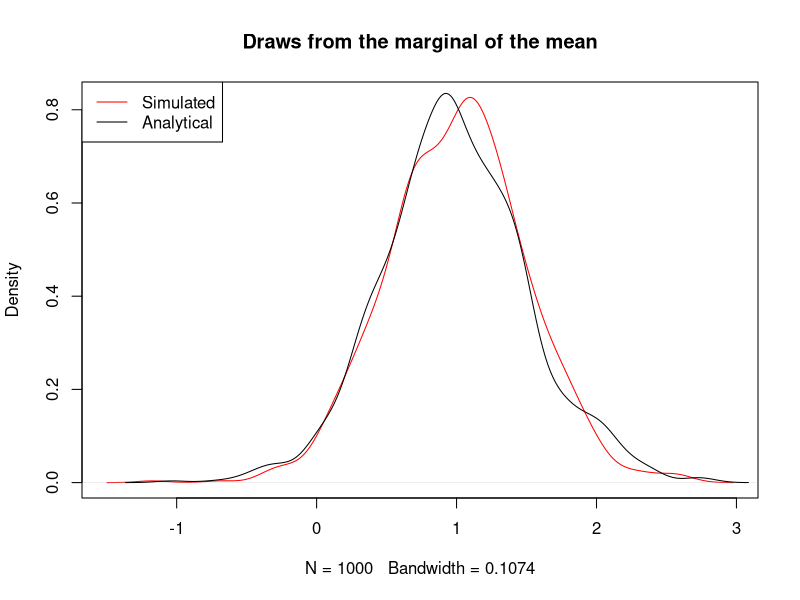
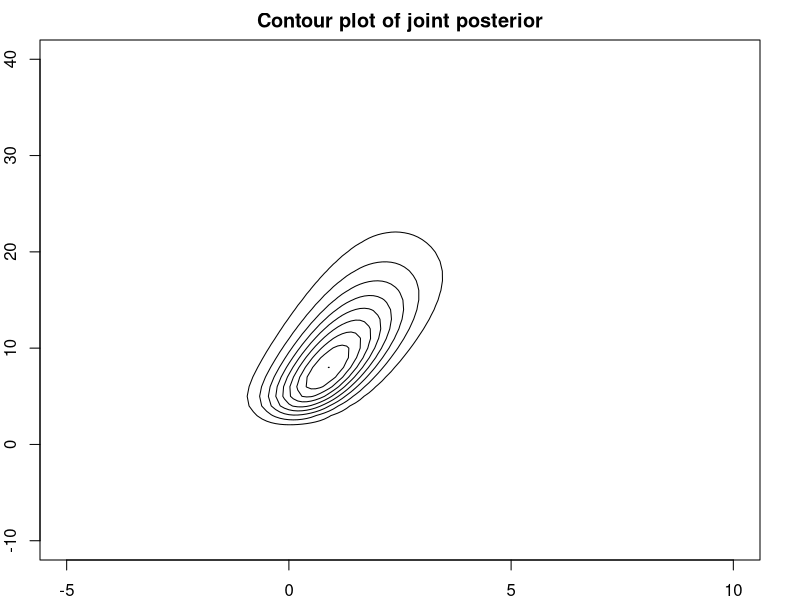
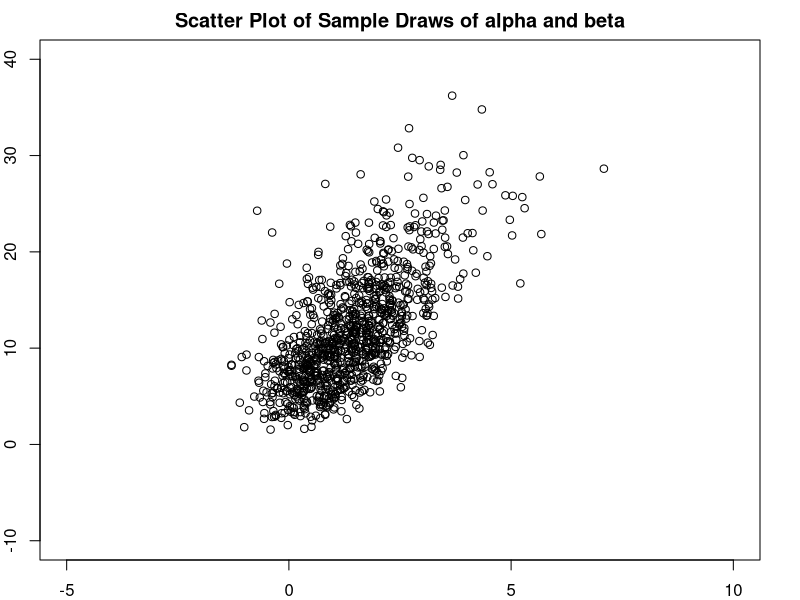
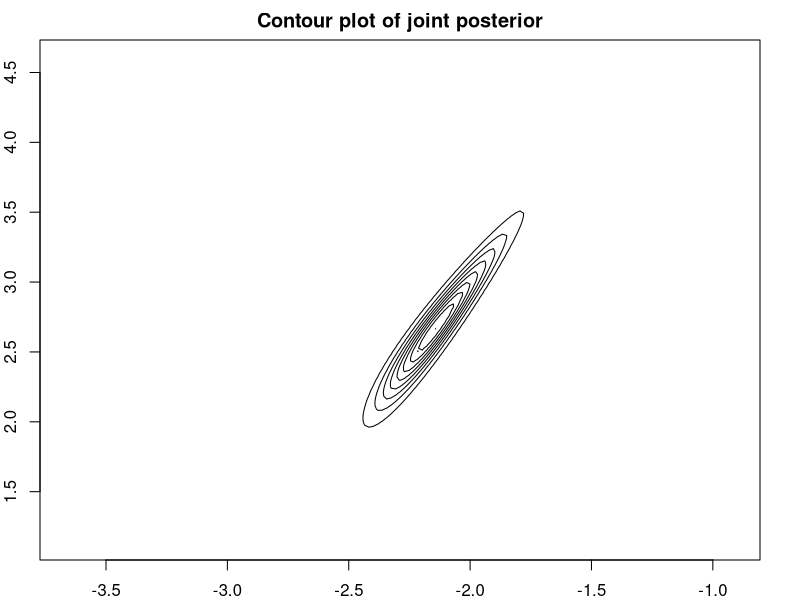
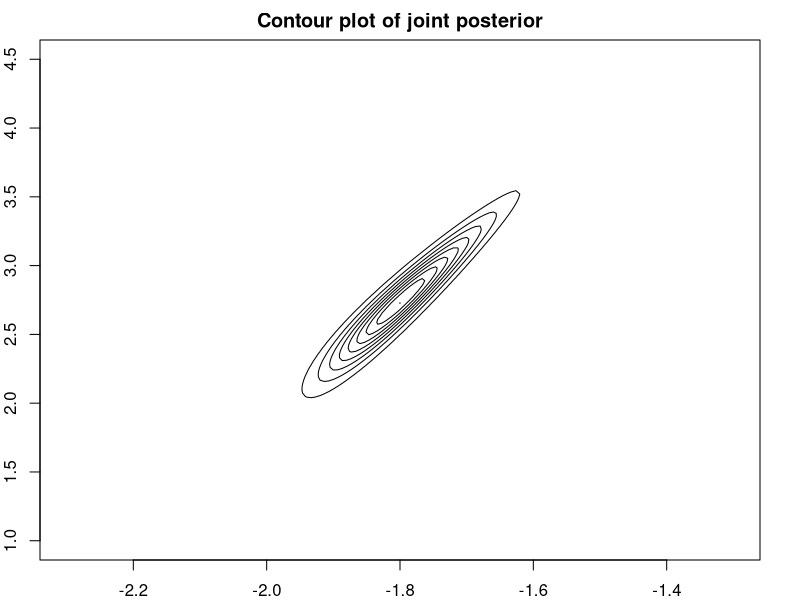
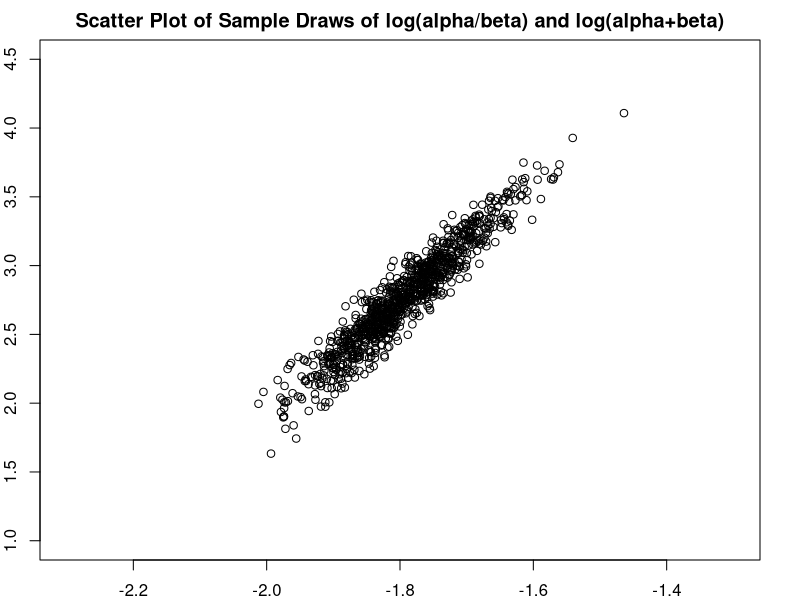
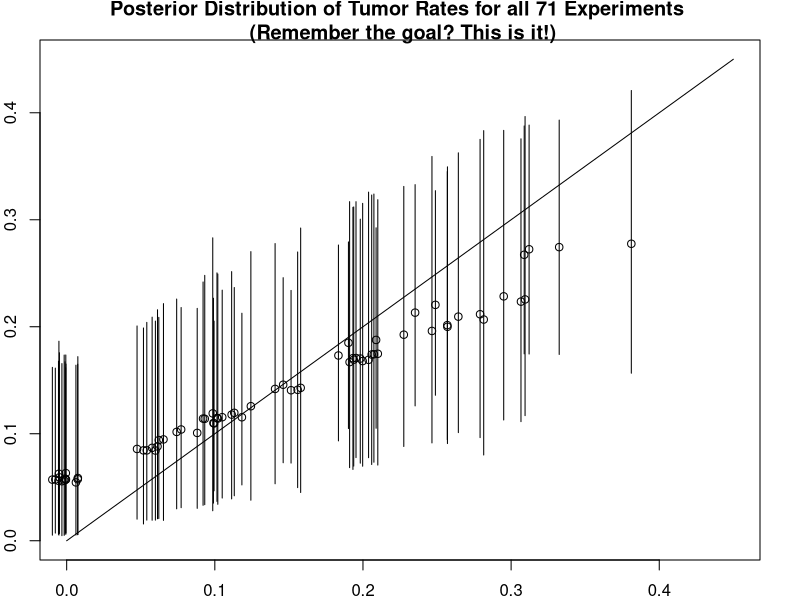
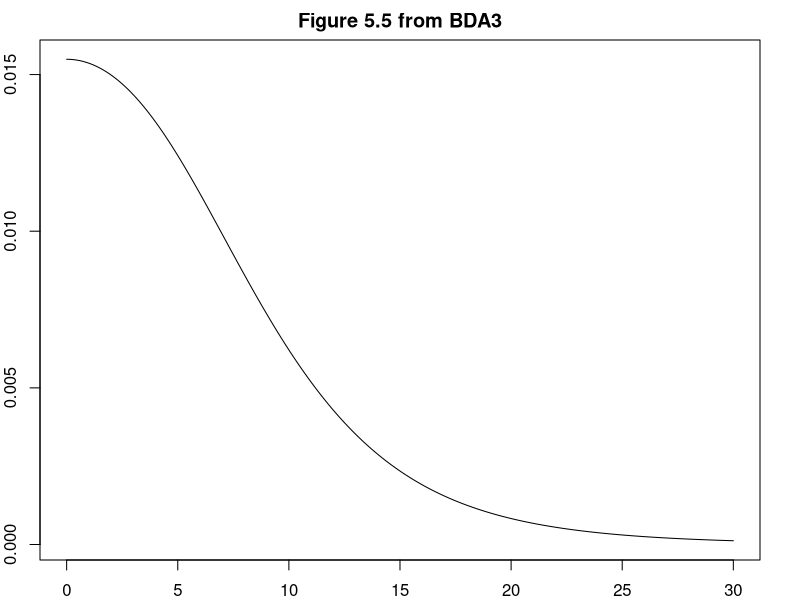

Write the R code that produced these figures, in order.
## ---- chunk 1
knitr::opts_chunk$set(tidy = FALSE)
library('boot')
library('dplyr')
library('nleqslv')

set.seed(142857)  
## ---- chunk 2
n       = 66
se      = 10.8
ybar    = 26.2
## ---- chunk 3
# Draw 1000 random numbers from a Inverse chi-squared
f.sim.sigma   = function(draws) (n-1)*(se^2)/rchisq(draws,n-1)
f.sim.norm    = function(draws) rnorm(draws,ybar,(f.sim.sigma(draws)/(n-1))^.5)
sim.norm      = f.sim.norm(1000)
ci.mu         = sim.norm[order(sim.norm)][c(25,975)]
print(ci.mu)

# And now repeating the similation excercise R = 100 times:
R             = 100
R.sim.norm    = sapply(1:R, function(x) f.sim.norm(1000))
ci.mu         = t(apply(R.sim.norm,2,function(x) x[order(x)][c(25,975)]))
print(c(median_low=median(ci.mu[,1]), median_high=median(ci.mu[,2]), p10_low =quantile(ci.mu[,1],c(.1),type=1), p90_up =quantile(ci.mu[,2],c(.9),type=1) ))
## ---- chunk 4
# Hyperparameters
p.mu_0      = 0
p.sigma2_0  = 1
p.nu_0      = 4
p.kappa_0   = 3

# Data
n           = 10
y_bar       = 1.3
s           = 2

# Simulation
mu_n        = ((p.kappa_0)/(p.kappa_0 + n)) * p.mu_0 + ((n)/(p.kappa_0 + n)) * y_bar
kappa_n     = p.kappa_0 + n
nu_n        = p.nu_0 + n
sigma2_n    =  (p.nu_0*p.sigma2_0 + (n-1)*s^{2} + ((p.kappa_0*n)/(p.kappa_0 + n)) *  (y_bar - p.mu_0)^{2})/nu_n

set.seed(142857)
# Draw 1000 random numbers from a Inverse chi-squared
f.mu.post  = function(draws) {
  sigma2.cond = (nu_n)*(sigma2_n)/rchisq(draws,nu_n)
  mu.cond     = rnorm(draws,mu_n,(sigma2.cond/(kappa_n))^.5)
  return(mu.cond)
  }
sim.mu.post= f.mu.post(1000)
plot(density(sim.mu.post), main = "Draws from the marginal of the mean", col="red")
lines(density(mu_n +((sigma2_n/kappa_n)^.5)*rt(1000,nu_n)))
legend("topleft",col = c("red","black") ,legend=c("Simulated","Analytical"),lty = c(1,1)) 
## ---- chunk 5
draws       = 1000
#This are the parameters of the gamma used in generating the final Dirichlet. 
gamma.scale = c(728,538,138)
aux1        = sapply(gamma.scale,function(x) rgamma(100,x))
aux1        = aux1 / apply(aux1,1,sum)
## ---- chunk 6
# Data
x       = c(-0.86, -0.30, -0.05,  0.73)
y       = c(0,1,3,5)
n       = rep(5,4)

# ML estimation
mlfit <- glm( cbind(y, n-y) ~ x, family = binomial)
mlfit$coefficients = round(mlfit$coefficients*1000)/1000
res1 = paste(paste("(",mlfit$coefficients[1], sep=""), paste(mlfit$coefficients[2],")", sep=""), sep=",")
## ---- chunk 7
alpha     = seq(-5,10,.1)
beta      = seq(-10,40,1)
## ---- chunk 8
post.a    = function(a,b,x,y,n) {
  post    = 1
  for (i in 1:length(y)) {
    post  = post * ( ((inv.logit(a+b*x[i]))^y[i])*((1-inv.logit(a+b*x[i]))^(n[i]-y[i])) )
  }
  post
}

post.dens = outer(alpha,beta,function(x1,x2) post.a(x1,x2,x,y,n))
post.dens = post.dens/sum(post.dens)
## ---- chunk 9
contours <- seq(min(post.dens), max(post.dens) , length=10)
par(mar = rep(2, 4))
contour(alpha, beta, post.dens,levels=contours, xlab=expression(alpha), ylab=expression(beta), xlim=c(min(alpha),max(alpha)) , ylim=c(min(beta),max(beta)), drawlabels=FALSE, main="Contour plot of joint posterior")
## ---- chunk 10
samps       = 1000
alpha.dens  = apply(post.dens ,1, sum)
## ---- chunk 11
s.alpha     = sample(alpha,samps, replace=TRUE, prob = alpha.dens)
## ---- chunk 12
#Select the colum of the joint density corresponding to a specific value of alpha (p(beta|alpha))
cond.beta   = function(x) {
  post.dens[which(alpha == s.alpha[x]),]
}
#Sample a value of beta according the the conditional probatility above
s.beta      = sapply(1:samps,function(x) sample(beta,1,replace=TRUE,prob=cond.beta(x)))
## ---- chunk 13
s.beta      = s.beta + runif(length(s.beta),-.5,.5)
s.alpha     = s.alpha + runif(length(s.alpha),-.05,.05)
plot(s.alpha, s.beta, xlab=expression(alpha^s), ylab=expression(beta^s), xlim=c(min(alpha),max(alpha)) , ylim=c(min(beta),max(beta)), main="Scatter Plot of Sample Draws of alpha and beta")
## ---- chunk 14

rat.marg.post.phi =  function(alpha, beta) {
  post    = 1
  for (i in 1:length(y)) {
    post  = post * ( ( ( gamma(alpha + beta) )/( gamma(alpha)*gamma(beta) ) ) * ( ( gamma(alpha + y[i] )*gamma(beta + n[i] - y[i]) )/( gamma(alpha + beta + n[i]) ) ) )
  }
  # The hyper prior is defined below
  rat.hyper.prior(alpha,beta) * post
}
## ---- chunk 15
y         =  c(0,  0,  0,  0,  0,  0,  0,  0,  0,  0,  0,  
               0,  0,  0,  1,  1,  1,  1,  1,  1,  1,  1,  
               3,  2,  2,  2,  2,  2,  2,  2,  2,  2,  1,
               5,  2,  5,  2,  7,  7,  3,  3,  2,  9, 10,  
               4,  4,  4,  4,  4,  4,  4, 10,  4,  4,  4,
               5, 11, 12,  5,  5,  6,  5,  6,  6,  6,  6,
              16, 15, 15,  9,  4)
n         = c(20, 20, 20, 20, 20, 20, 20, 19, 19, 19, 19,
              18, 18, 17, 20, 20, 20, 20, 19, 19, 18, 18,
              27, 25, 24, 23, 20, 20, 20, 20, 20, 20, 10,
              49, 19, 46, 17, 49, 47, 20, 20, 13, 48, 50,
              20, 20, 20, 20, 20, 20, 20, 48, 19, 19, 19,
              22, 46, 49, 20, 20, 23, 19, 22, 20, 20, 20,
              52, 46, 47, 24, 14)

rat.hyper.prior   = function(alpha,beta) {
  alpha*beta*(alpha + beta)^(-5/2)
}
## ---- chunk 16
dslnex          <- function(x) {
    z           <- numeric(2)
    z[1]        <- x[1]/(x[1]+x[2]) - mean(y/n)
    z[2]        <- x[1]*x[2]/(((x[1]+x[2])^2)*(x[1]+x[2]+1)) - sd(y/n)^2
    z
}

sol1            <- nleqslv(c(1,1), dslnex) 
res1            <- paste("(",round(sol1$x[1],1), ",", round(sol1$x[2],1), ")",sep="")
## ---- chunk 17
v1        = seq(log(sol1$x[1]/sol1$x[2])*2,log(sol1$x[1]/sol1$x[2])/2,length.out =151)
v2        = seq(log(sol1$x[1]+sol1$x[2])/2,log(sol1$x[1]+sol1$x[2])*2,length.out =151)
beta      = exp(v2)/(exp(v1)+1)
alpha     = exp(v2+v1)/(exp(v1)+1)

post.dens = outer(alpha,beta,function(x1,x2) log(rat.marg.post.phi(x1, x2)) )
post.dens = exp(post.dens - max(post.dens))
post.dens = post.dens/sum(post.dens)

contours <- seq(min(post.dens), max(post.dens) , length=10)
contour(v1, v2, post.dens,levels=contours, xlab=expression(log(alpha/beta)), ylab=expression(log(alpha+beta)), xlim=c(min(v1),max(v1)) , ylim=c(min(v2),max(v2)), drawlabels=FALSE, main="Contour plot of joint posterior")
## ---- chunk 18
v1        = seq(-2.3,-1.3,length.out =151)
# The booksets the range of "v2" up to 5, but my gamma function calculator gives me trouble after 4.8
v2        = seq(1 , 4.5,length.out =151)
beta      = exp(v2)/(exp(v1)+1)
alpha     = exp(v2+v1)/(exp(v1)+1)

post.dens = outer(alpha,beta,function(x1,x2) log(rat.marg.post.phi(x1, x2)) )
post.dens = exp(post.dens - max(post.dens))
post.dens = post.dens/sum(post.dens)

contours <- seq(min(post.dens), max(post.dens) , length=10)
contour(v1, v2, post.dens,levels=contours, xlab=expression(log(alpha/beta)), ylab=expression(log(alpha+beta)), xlim=c(min(v1),max(v1)) , ylim=c(min(v2),max(v2)), drawlabels=FALSE, main="Contour plot of joint posterior")  
## ---- chunk 19
samps       = 1000
v1.dens     = apply(post.dens ,1, sum)
s.v1        = sample(v1,samps, replace=TRUE, prob = v1.dens)

#Select the colum of the joint density corresponding to a specific value of v1 (p(v2|v1))
cond.v2     = function(x) {
  post.dens[which(v1 == s.v1[x]),]
}
#Sample a value of v2 according the the conditional probatility above
s.v2        = sapply(1:samps,function(x) sample(v2,1,replace=TRUE,prob=cond.v2(x)))

#Add a uniform random jitter centered at zero with with equal to the grid spacing. This will make the simulation draws more continuous. Plot the sampled values.  
grid.v1     = v1[2]-v1[1]
grid.v2     = v2[2]-v2[1]
s.v2        = s.v2 + runif(length(s.v2),-grid.v2/2,grid.v2/2)
s.v1        = s.v1 + runif(length(s.v1),-grid.v1/2,grid.v1/2)
plot(s.v1, s.v2, xlab=expression(log(alpha/beta)^s), ylab=expression(log(alpha+beta)^s), xlim=c(min(v1),max(v1)) , ylim=c(min(v2),max(v2)), main="Scatter Plot of Sample Draws of log(alpha/beta) and log(alpha+beta)")
## ---- chunk 20
s.beta      = exp(s.v2)/(exp(s.v1)+1)
s.alpha     = exp(s.v2+s.v1)/(exp(s.v1)+1)
## ---- chunk 21
s.beta      = exp(s.v2)/(exp(s.v1)+1)
s.alpha     = exp(s.v2+s.v1)/(exp(s.v1)+1)
theta.dist  = sapply(1:71, function(x) rbeta(1000,s.alpha+y[x], s.beta + n[x] - y[x]))
theta.dist  = apply(theta.dist,2,sort)
plot(0:450/1000,0:450/1000, type="l", xlab="Observed rate",ylab="95% CI and median of posterior")
jitter.x    = y/n + runif(length(y),-0.01,0.01)
points(jitter.x,theta.dist[500,])
segments(jitter.x,theta.dist[25,], jitter.x,theta.dist[975,] )
title(main="Posterior Distribution of Tumor Rates for all 71 Experiments \n (Remember the goal? This is it!)")

## ---- chunk 22
#Data:
school.id       <- LETTERS[1:8]
effect          <- c(28,8,-3,7,-1,1,18,12)
se.effect       <- c(15,10,16,11,9,11,10,18) 

pool.est        <- sum(effect*se.effect^-2)/sum(se.effect^-2)
pool.var        <- sum(se.effect^-2)^-1
pool.ci         <- c(-1.96,1.96)*pool.var^.5 + pool.est
## ---- chunk 23
# Eqn 5.17 of BDA3
post.theta.j    <- function(mu,tau,j) (effect[j]/(se.effect[j]^2) + mu/(tau^2)) / (1/(se.effect[j]^2) + 1/(tau^2)) 
post.v.theta.j  <- function(tau,j) 1/(1/(se.effect[j]^2) + 1/(tau^2)) 
# Eqn 5.20 of BDA3
post.mu.hat     <- function(tau) sum(effect*1/(se.effect^2 +tau^2))/sum(1/(se.effect^2 +tau^2))
post.v.mu       <- function(tau) (sum(1/(se.effect^2 +tau^2)))^-1

# Eqn 5.21 of BDA3
marginal.tau     <- function(tau) {
  hyper.prior(tau)*(post.v.mu(tau)^.5)*prod(((se.effect^2 + tau^2)^(-.5)) * 
                  exp(-((effect - post.mu.hat(tau))^2)/(2*(se.effect^2 + tau^2))))
}
## ---- chunk 24
samps           <- 200 

hyper.prior     <-  function(tau) 1
tau.grid        <-  seq(0.001,30, length=samps)
pdf.tau         <-  sapply(tau.grid,function(x) marginal.tau(x))
pdf.tau         <-  pdf.tau/sum(pdf.tau)

plot(tau.grid,pdf.tau, type="l", main="Figure 5.5 from BDA3", xlab=expression(tau), ylab="Density")
## ---- chunk 25
# Sampling
s.tau           <- sample(tau.grid,samps,prob=pdf.tau, replace=TRUE)
s.mu            <- sapply(s.tau,function(x) rnorm(1,post.mu.hat(x),(post.v.mu(x))^0.5))
s.theta         <- NULL 
for (j in 1:length(school.id)) {
  s.theta[[j]]         <- sapply(1:samps, 
                            function(x) 
                            rnorm(1,
                                  post.theta.j(s.mu[x],s.tau[x],j),
                                  (post.v.theta.j(s.tau[x],j))^0.5
                                  ) )
  }
## ---- chunk 26
post.theta.j.no.mu     <- function(tau,j) post.theta.j(post.mu.hat(tau),tau,j)  
post.se.theta.j.no.mu  <- function(tau,j) sqrt( (post.v.theta.j(tau,j)) * (1+post.v.mu(tau)*tau^(-2)) )

plot( tau.grid,sapply(tau.grid, function(x) post.theta.j.no.mu(x,1)), type="l", ylim=c(-5,30), xlab="", ylab="")
lines(tau.grid,sapply(tau.grid, function(x) post.theta.j.no.mu(x,2)))
lines(tau.grid,sapply(tau.grid, function(x) post.theta.j.no.mu(x,3)))
lines(tau.grid,sapply(tau.grid, function(x) post.theta.j.no.mu(x,4)))
lines(tau.grid,sapply(tau.grid, function(x) post.theta.j.no.mu(x,5)))
lines(tau.grid,sapply(tau.grid, function(x) post.theta.j.no.mu(x,6)))
lines(tau.grid,sapply(tau.grid, function(x) post.theta.j.no.mu(x,7)))
lines(tau.grid,sapply(tau.grid, function(x) post.theta.j.no.mu(x,8)))
title(main="Figure 5.6 from BDA3", xlab=expression(tau), ylab="Estimated treatment effect")


plot(tau.grid,sapply(tau.grid, function(x)  post.se.theta.j.no.mu(x,1)), type="l", ylim=c(0,20), xlab="", ylab="")
lines(tau.grid,sapply(tau.grid, function(x) post.se.theta.j.no.mu(x,2)))
lines(tau.grid,sapply(tau.grid, function(x) post.se.theta.j.no.mu(x,3)))
lines(tau.grid,sapply(tau.grid, function(x) post.se.theta.j.no.mu(x,4)))
lines(tau.grid,sapply(tau.grid, function(x) post.se.theta.j.no.mu(x,5)))
lines(tau.grid,sapply(tau.grid, function(x) post.se.theta.j.no.mu(x,6)))
lines(tau.grid,sapply(tau.grid, function(x) post.se.theta.j.no.mu(x,7)))
lines(tau.grid,sapply(tau.grid, function(x) post.se.theta.j.no.mu(x,8)))
title(main="Figure 5.7 from BDA3", xlab=expression(tau), ylab="Posterior Standard Deviation")
## ---- chunk 27
s.theta         <- matrix(unlist(s.theta), ncol = 8, byrow = FALSE)
s.theta.sort    <- apply(s.theta, 2, sort)
p               <- t( apply(s.theta.sort, 2, function(x) quantile(x,c(.025,.25,.5, .75, .975),type=1)) )
p               <- round(p,3)
## ---- chunk 28
par(mfrow=c(1,2))  
domain           <- c(-20,60)
hist(s.theta[,1], breaks=10, xlab="Effect in School A", main="", xlim=domain)
hist(apply(s.theta,1,max), breaks=10, xlab="Largest Effect", main="", xlim=domain)
title(main="Figure 5.8 from BDA3")
## ---- chunk 29
set.seed(142857)
library(mvtnorm)
theta.0         <- c(-2.5, 2.5)
## ---- chunk 30
theta.star      <- function(theta.t_1) {
  n.p         <- length(theta.t_1) 
  # I would like to learn a way to draw from a multivariate normal without a black-box function. 
  rmvnorm(1, mean = theta.t_1, sigma = 0.2^2 * diag(n.p))  
} 
## ---- chunk 31
r.dens          <- function(theta.t_1, theta.star) {
  n.p         <- length(theta.t_1) 
  dmvnorm(theta.star, mean = rep(0, n.p), sigma = diag(n.p)) /
  dmvnorm(theta.t_1 , mean = rep(0, n.p), sigma = diag(n.p))  
  } 
## ---- chunk 32
theta.t         <- function(theta.t_1, theta.star, r) {
  prob.aux      <- runif(1) 
  if (prob.aux <= min(c(r,1)))  
    theta.star
  else
    theta.t_1
}
## ---- chunk 33
theta           <- function(sims,theta.0) {
  s.theta       <- matrix(NA,sims,2) 
  s.theta[1,]   <- t(as.matrix(theta.0))

  for (t in 2:sims) {
    s.theta.star<- theta.star(s.theta[t-1,])
    r           <- r.dens(s.theta[t-1,], s.theta.star)
    s.theta[t,] <- theta.t(s.theta[t-1,], s.theta.star, r) 
  }
return(s.theta)
}
par(mfrow=c(1,3))  
par(mar = rep(2,4))

# 11.1a
s.theta.1       <- theta(50,theta.0)
s.theta.2       <- theta(50,c(2.5,2.5))
s.theta.3       <- theta(50,c(2.5,-2.5))
s.theta.4       <- theta(50,c(-2.5,-2.5))
s.theta.5       <- theta(50,c(0,0))
plot(s.theta.1, xlim=c(-4,4), ylim=c(-4,4), type="l", sub = "50 simulations")
points(theta.0[1], theta.0[2], pch=15)
lines(s.theta.2)
points(2.5, 2.5, pch=15)
lines(s.theta.3)
points(2.5, -2.5, pch=15)
lines(s.theta.4)
points(-2.5, -2.5, pch=15)
lines(s.theta.5)
points(0, 0, pch=15)

# 11.1b
s.theta.1       <- theta(1000, theta.0)
s.theta.2       <- theta(1000, c(2.5,2.5))
s.theta.3       <- theta(1000, c(2.5,-2.5))
s.theta.4       <- theta(1000, c(-2.5,-2.5))
s.theta.5       <- theta(1000, c(0,0))
plot(s.theta.1, xlim=c(-4,4), ylim=c(-4,4), type="l",  sub = "1000 simulations", main="Figure 11.1 From BDA3")
points(theta.0[1], theta.0[2], pch=15)
lines(s.theta.2)
points(2.5, 2.5, pch=15)
lines(s.theta.3)
points(2.5, -2.5, pch=15)
lines(s.theta.4)
points(-2.5, -2.5, pch=15)
lines(s.theta.5)
points(0, 0, pch=15)

s.theta.1       <- s.theta.1[501:1000,] + matrix(runif(1000)/20, nrow = 500, ncol = 2)
s.theta.2       <- s.theta.2[501:1000,] + matrix(runif(1000)/20, nrow = 500, ncol = 2)
s.theta.3       <- s.theta.3[501:1000,] + matrix(runif(1000)/20, nrow = 500, ncol = 2)
s.theta.4       <- s.theta.4[501:1000,] + matrix(runif(1000)/20, nrow = 500, ncol = 2)
s.theta.5       <- s.theta.5[501:1000,] + matrix(runif(1000)/20, nrow = 500, ncol = 2)

# 11.1c
plot(s.theta.1, xlim=c(-4,4), ylim=c(-4,4), type="p", pch = 20, cex =.1, sub = "Second half of 1000 simulations")
points(s.theta.2, pch = 20, cex =.1)
points(s.theta.3, pch = 20, cex =.1)
points(s.theta.4, pch = 20, cex =.1)
points(s.theta.5, pch = 20, cex =.1)
## ---- chunk 34
#Data
id              <- rep(LETTERS[1:4],c(4,6,6,8))
y               <- c(62,60,63,59,63,67,71,64,65,66,68,66,71,67,68,68,56,62,60,61,63,64,63,59)  
J               <- length(unique(id))
n               <- length(y)

## ---- chunk 35
set.seed(142857)
theta.0         <- sapply(1:4,function(x) sample(y[id==LETTERS[x]],10, replace=TRUE))
mu.0            <- apply(theta.0, 1,mean) 
## ---- chunk 36
tau.hat.2       <- function(theta) {
  mu            <- mean(theta)
  tau.2         <- ( 1/(J-1) ) * sum((theta - mu)^2)
  return(tau.2)
} 
## ---- chunk 37
s.tau.post      <- function(theta) {
  tau.2         <- tau.hat.2(theta) 
  tau.cond      <- (J - 1) * (tau.2)/rchisq(1,J-1)
  return(tau.cond)
  }
## ---- chunk 38
f.sigma.hat.2   <- function(theta) {
  sigma.hat.2   <-  sapply(1:4, function(x) (y[id==LETTERS[x]] - theta[x])^2)  
  sigma.hat.2   <-  (1/n) * sum(unlist(sigma.hat.2))
  return(sigma.hat.2)
}
## ---- chunk 39
s.sigma.post      <-  function(theta) {
  sigma2.hat      <- f.sigma.hat.2(theta) 
  sigma2.post      <-  (n) * (sigma2.hat)/rchisq(1,n)
  return(sigma2.post)
  }
## ---- chunk 40
mu.hat          <- function(theta) {
  mean(theta)
} 
## ---- chunk 41
s.mu        <- function(theta,tau2) {
  mu.hat    <- mu.hat(theta)
  rnorm(1,mu.hat,sqrt(tau2/J))
}
## ---- chunk 42
theta.hat.j     <- function(j,mu,sigma2,tau2) {
  y.bar.j       <- mean(y[id==LETTERS[j]])
  n.j           <- length(y[id==LETTERS[j]])
  ( (1/tau2) * mu + (n.j/sigma2) * y.bar.j  ) / ( (1/tau2) + (n.j/sigma2)  )
} 

V.theta.hat.j   <- function(j,mu,sigma2,tau2) {
  n.j           <- length(y[id==LETTERS[j]])
  ( 1 ) / ( (1/tau2) + (n.j/sigma2) )
} 

s.theta         <- function(mu,sigma2,tau2) {
  theta         <- NULL 
  for (j in 1:J) {
    t.hat       <- theta.hat.j(j,mu,sigma2,tau2)   
    v.t.hat     <- V.theta.hat.j(j,mu,sigma2,tau2)
    theta[j]    <- rnorm(1,t.hat,sqrt(v.t.hat)) 
  }
  return(theta)
}

mcmc.gibbs      <- function(chain) {
  res1          <- as.list(NULL) 
  sims          <- 200
  param         <- 7
  s.param       <- matrix(NA, ncol = param, nrow = sims )
  colnames(s.param)<-  c("theta1", "theta2", "theta3", "theta4", "mu", "sigma2", "tau2")
  s.param[1,1:4]<- theta.0[chain,]
  s.param[1,7]  <- s.tau.post(theta.0[chain,])
  s.param[1,6]  <- s.sigma.post(theta.0[chain,])
  s.param[1,5]  <- s.mu(theta.0[chain,],s.param[1,7])
   
  for (s in 2:sims) {
    s.param[s,1:4]<- s.theta(s.param[s-1,5],s.param[s-1,6],s.param[s-1,7])
    s.param[s,7]  <- s.tau.post(s.param[s,1:4])
    s.param[s,6]  <- s.sigma.post(s.param[s,1:4])
    s.param[s,5]  <- s.mu(s.param[s,1:4],s.param[s,7])
  }
return(s.param)
#Warm-up
}
s.param           <- lapply(1:10,function(x) mcmc.gibbs(x))
s.param.1         <- s.param[[1]][101:200, ] 

#Transform the variance in to sd.
s.param.1[,6:7]   <- sqrt(s.param.1[,6:7] )

t(apply(s.param.1,2, function(x) quantile(x, c(.025,.25,.5,.75,.975))))

r.hat             <- function(arg1) {
  n               <- dim(arg1)[1]
  m               <- dim(arg1)[2]
  B               <- (n/(m-1)) * sum( ( apply(arg1,2,mean) - mean(arg1) )^2 )
  W               <- (1/m) * (1/(n-1)) * sum( (arg1 - apply(arg1,2,mean))^2 )  
  sqrt( (n-1)/(n) + B/(W*n) )
}

 r.hat(sapply(1:10,function(x) s.param[[x]][,4] ))
